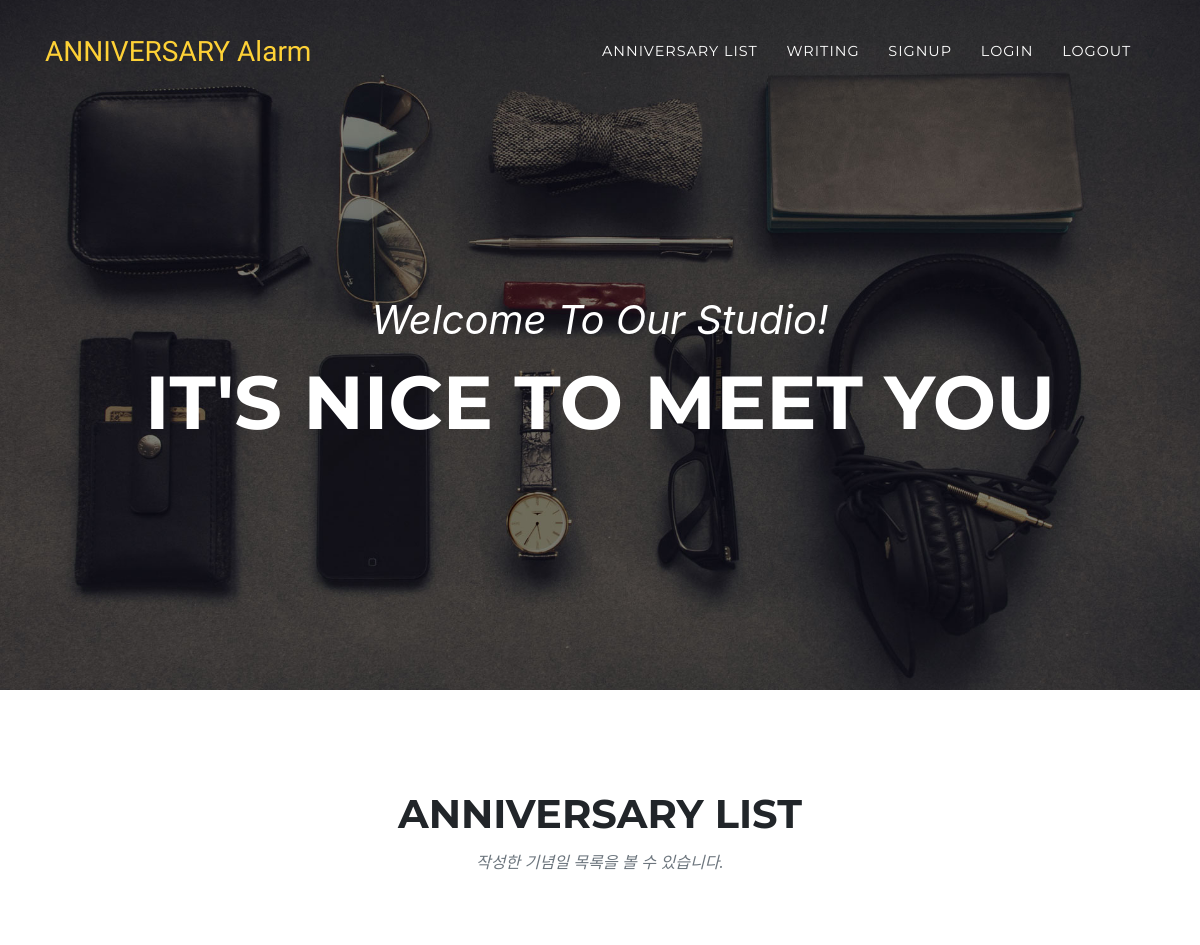
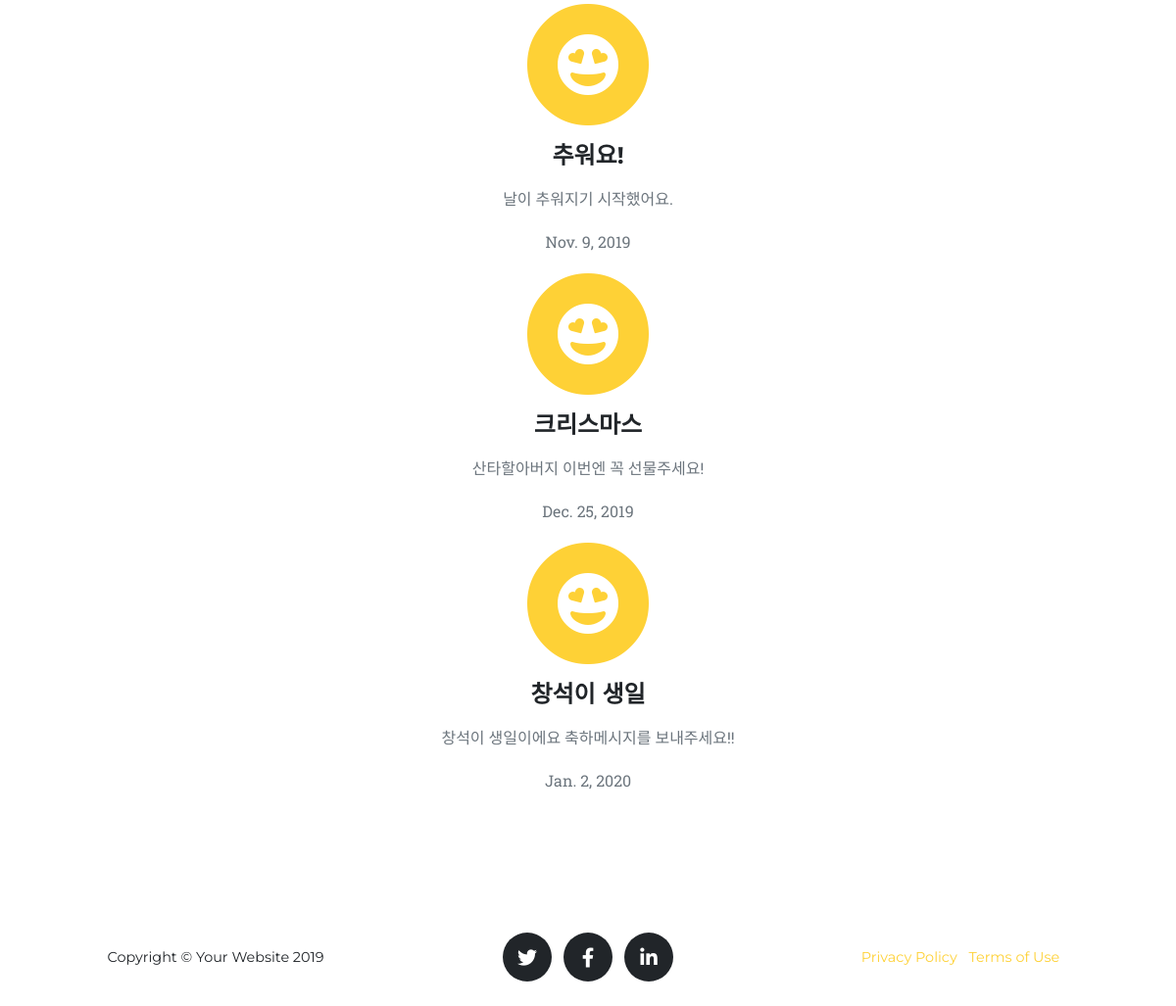
Page /list/ on the committed database (2 pictures, top to bottom).
### main/models.py (models this page shows, shortened)
class AnniversaryPosts(models.Model):
    title = models.CharField(max_length=100, verbose_name='기념일 제목')
    content = models.CharField(max_length=500, verbose_name='메시지 내용')
    Anniversary_date = models.DateField('기념일')
    Anniversary_email = models.EmailField(blank=True)
    Anniversary_phone = PhoneField(blank=True)
    class Meta:
        ordering = ['Anniversary_date']

### main/views.py (the view)
# urls.py: path('list/', views.AnniversaryList.as_view(), name='list'),
class AnniversaryList(ListView):
    model = AnniversaryPosts
    fields = '__all__'
    template_name = 'main/anniversary_list.html'

### main/templates/main/anniversary_list.html (shortened to what this page needs)
{% extends 'base.html' %}
{% block content %}
    <section class="page-section" id="services">
        <div class="container">
            <div class="row">
                <div class="col-lg-12 text-center">
                    <h2 class="section-heading text-uppercase">Anniversary List</h2>
                    <h3 class="section-subheading text-muted">작성한 기념일 목록을 볼 수 있습니다.</h3>
                </div>
            </div>
            {% for list in object_list %}
                <div class="row text-center">
                    <div class="col">
          <span class="fa-stack fa-4x">
            <i class="fas fa-circle fa-stack-2x text-primary"></i>
              <i class="fas fa-grin-hearts fa-stack-1x fa-inverse"></i>
          </span>
                        <h4 class="service-heading">{{ list.title }}</h4>
                        <p class="text-muted">{{ list.content }}</p>
                        <p class="text-muted">{{ list.Anniversary_date }}</p>
                    </div>
                </div>
            {% endfor %}
        </div>
    </section>
{% endblock %}

### rows in the picture
AnniversaryPosts: title "추워요!", content "날이 추워지기 시작했어요.", Anniversary_date "Nov. 9, 2019"
AnniversaryPosts: title "크리스마스", content "산타할아버지 이번엔 꼭 선물주세요!", Anniversary_date "Dec. 25, 2019"
AnniversaryPosts: title "창석이 생일", content "창석이 생일이에요 축하메시지를 보내주세요!!", Anniversary_date "Jan. 2, 2020"
